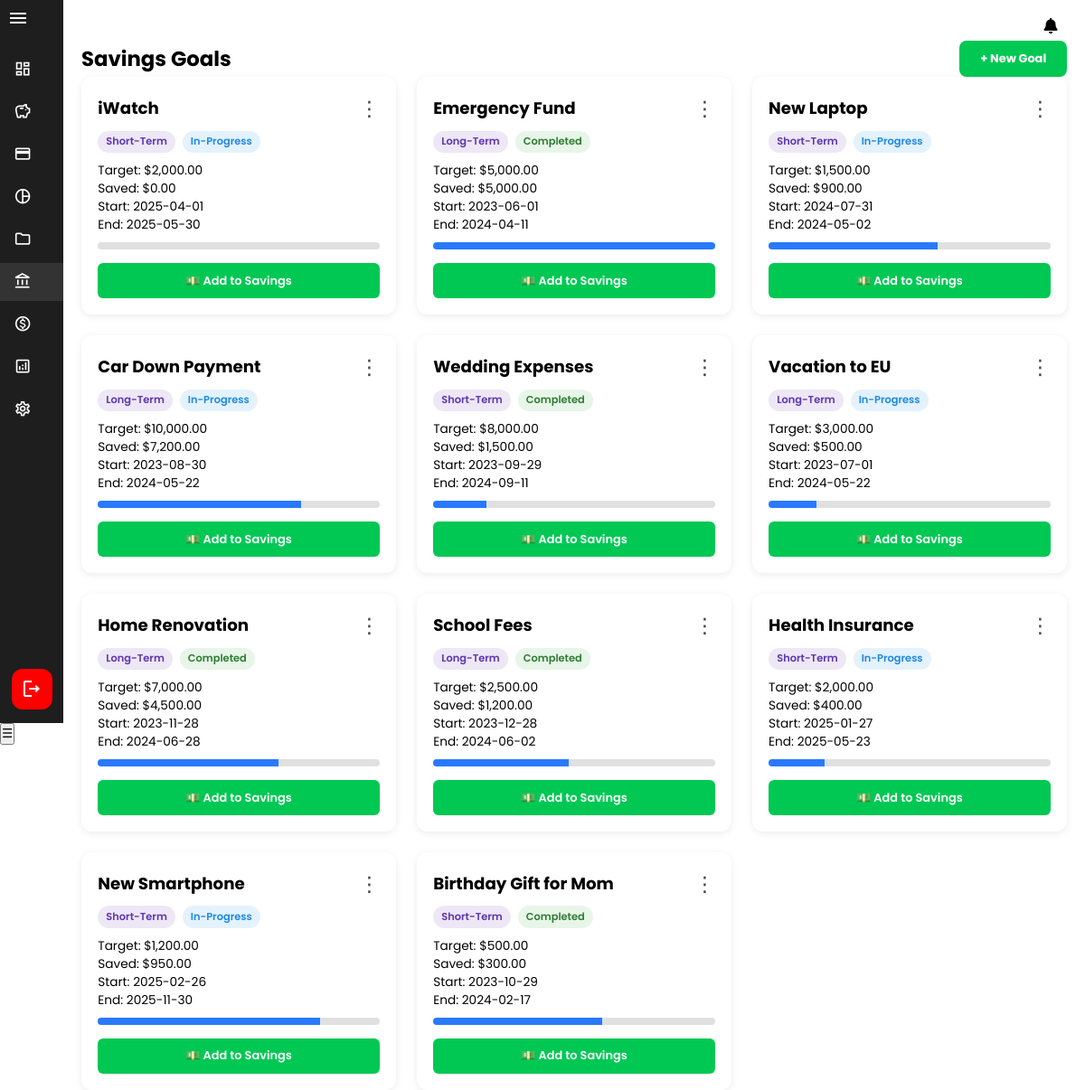
Screenshot of /SmartWallet/savings.php (signed in) with the database file from the repository.
### tables this page shows
CREATE TABLE `savings` (
  `id` int(11) NOT NULL,
  `user_id` int(11) NOT NULL,
  `goal_name` varchar(100) NOT NULL,
  `target_amount` float NOT NULL,
  `current_amount` float DEFAULT 0,
  `start_date` date DEFAULT NULL,
  `end_date` date DEFAULT NULL,
  `type` enum('short-term','long-term') NOT NULL,
  `status` enum('in-progress','completed') DEFAULT 'in-progress',
  `created_at` timestamp NOT NULL DEFAULT current_timestamp(),
  `updated_at` timestamp NOT NULL DEFAULT current_timestamp() ON UPDATE current_timestamp()
);

### SmartWallet/savings.php (the view, shortened to what this page needs)
<?php
require_once 'includes/db.php';
$user_id = $_SESSION["user_id"];
$stmt = $pdo->prepare("SELECT * FROM savings WHERE user_id = ? ORDER BY updated_at DESC");
$stmt->execute([$user_id]);
$savings = $stmt->fetchAll(PDO::FETCH_ASSOC);
?>
<!DOCTYPE html>
<html lang="en">
<head>
    <link rel="stylesheet" href="assets/css/savings.css" />
    <link rel="stylesheet" href="assets/css/header.css" />
    <link rel="stylesheet" href="assets/css/sidebar.css" />
    <link href="https://cdnjs.cloudflare.com/ajax/libs/font-awesome/6.5.0/css/all.min.css" rel="stylesheet">
</head>
<body>
    <?php include 'includes/sidebar.php'; ?>
    <?php include 'includes/header.php'; ?>
    <main class="content">
        <div class="container">
            <div class="header">
                <h1>Savings Goals</h1>
                <button id="addGoalBtn" class="btn green">+ New Goal</button>
            </div>
            <div id="savingsList" class="cards">
                <?php foreach ($savings as $goal):
                    $progress = ($goal['target_amount'] > 0)
                        ? min(100, round(($goal['current_amount'] / $goal['target_amount']) * 100))
                        : 0;
                ?>
                    <div class="card" data-id="<?= $goal['id'] ?>">
                        <div class="card-header">
                            <h2><?= htmlspecialchars($goal['goal_name']) ?></h2>
                            <div class="kebab-menu-wrapper">
                                <button class="kebab-btn">&#x22EE;</button>
                            </div>
                        </div>
                        <span class="type-label"><?= htmlspecialchars($goal['type']) ?></span>
                        <span class="status-label <?= $goal['status'] ?>"><?= htmlspecialchars($goal['status']) ?></span>
                        <p style="margin-top: 10px;">Target: $<?= number_format($goal['target_amount'], 2) ?></p>
                        <p>Saved: $<?= number_format($goal['current_amount'], 2) ?></p>
                        <p>Start: <?= htmlspecialchars($goal['start_date']) ?></p>
                        <p>End: <?= htmlspecialchars($goal['end_date']) ?></p>
                        <div class="progress-bar">
                            <div class="progress" style="width: <?= $progress ?>%"></div>
                        </div>
                        <button class="btn green save-money">💵 Add to Savings</button>
                    </div>
                <?php endforeach; ?>
            </div>
        </div>
    </main>
    <button id="mobileToggle" class="hamburger">&#9776;</button>
</body>
</html>

### SmartWallet/assets/css/savings.css (style rules this page uses)
.header { display: flex; justify-content: space-between; align-items: center; margin-top: 25px; }
.header h1 { margin: 0; font-size: 1.5rem; font-weight: bold; }
.header button { padding: 0.6rem 1.2rem; background-color: #28a745; color: #fff; border: none; border-radius: 8px; cursor: pointer; }
#addGoalBtn { padding: 0.65rem 1.5rem; background: #00c853; color: #fff; font-size: 0.85rem; border: none; border-radius: 8px; cursor: pointer; font-weight: bold; transition: background 0.3s ease, transform 0.1s ease; }
.cards { display: grid; grid-template-columns: repeat(auto-fill, minmax(280px, 1fr)); gap: 1.5rem; }
.card { background: #fff; padding: 1.2rem; border-radius: 12px; box-shadow: 0 2px 8px rgba(0, 0, 0, 0.08); position: relative; }
.card-header { display: flex; justify-content: space-between; align-items: center; }
.card h2 { margin: 0; font-size: 1.2rem; font-weight: bold; }
.card p { font-size: 0.9rem; }
.kebab-menu-wrapper { position: relative; }
.kebab-btn { background: none; border: none; font-size: 1.5rem; cursor: pointer; color: #444; }
.type-label, .status-label { display: inline-block; font-size: 0.75rem; font-weight: 600; padding: 0.25rem 0.6rem; border-radius: 999px; margin-top: 0.5rem; margin-right: 0.3rem; text-transform: capitalize; }
.type-label { background: #ede7f6; color: #5e35b1; }
.status-label { background: #e3f2fd; color: #1e88e5; }
.status-label.completed { background: #e8f5e9; color: #2e7d32; }
.progress-bar { background: #e0e0e0; height: 8px; border-radius: 5px; overflow: hidden; margin: 0.6rem 0 1rem; }
.progress { height: 100%; background: #2979ff; transition: width 0.4s ease; }
.save-money { background: #00c853; color: white; padding: 0.6rem 1rem; border: none; border-radius: 6px; cursor: pointer; font-size: 0.85rem; width: 100%; font-weight: 600; display: flex; align-items: center; justify-content: center; gap: 0.5rem; }

### SmartWallet/assets/css/sidebar.css (style rules this page uses)
* { margin: 0; padding: 0; box-sizing: border-box; font-family: "Poppins", sans-serif; font-size: 95%; }
html, body { height: 100%; margin: 0; padding: 0; overflow: auto; }
.content { flex: 1; padding: 20px; margin-left: 70px; height: 100vh; transition: filter 0.3s ease; }

### rows the page displays
savings: goal_name "iWatch", type "Short-Term", status "In-Progress", target_amount "2,000.00", current_amount "0.00", start_date "2025-04-01", end_date "2025-05-30"
savings: goal_name "Emergency Fund", type "Long-Term", status "Completed", target_amount "5,000.00", current_amount "5,000.00", start_date "2023-06-01", end_date "2024-04-11"
savings: goal_name "New Laptop", type "Short-Term", status "In-Progress", target_amount "1,500.00", current_amount "900.00", start_date "2024-07-31", end_date "2024-05-02"
savings: goal_name "Car Down Payment", type "Long-Term", status "In-Progress", target_amount "10,000.00", current_amount "7,200.00", start_date "2023-08-30", end_date "2024-05-22"
savings: goal_name "Wedding Expenses", type "Short-Term", status "Completed", target_amount "8,000.00", current_amount "1,500.00", start_date "2023-09-29", end_date "2024-09-11"
savings: goal_name "Vacation to EU", type "Long-Term", status "In-Progress", target_amount "3,000.00", current_amount "500.00", start_date "2023-07-01", end_date "2024-05-22"
savings: goal_name "Home Renovation", type "Long-Term", status "Completed", target_amount "7,000.00", current_amount "4,500.00", start_date "2023-11-28", end_date "2024-06-28"
savings: goal_name "School Fees", type "Long-Term", status "Completed", target_amount "2,500.00", current_amount "1,200.00", start_date "2023-12-28", end_date "2024-06-02"
savings: goal_name "Health Insurance", type "Short-Term", status "In-Progress", target_amount "2,000.00", current_amount "400.00", start_date "2025-01-27", end_date "2025-05-23"
savings: goal_name "New Smartphone", type "Short-Term", status "In-Progress", target_amount "1,200.00", current_amount "950.00", start_date "2025-02-26", end_date "2025-11-30"
savings: goal_name "Birthday Gift for Mom", type "Short-Term", status "Completed", target_amount "500.00", current_amount "300.00", start_date "2023-10-29", end_date "2024-02-17"
